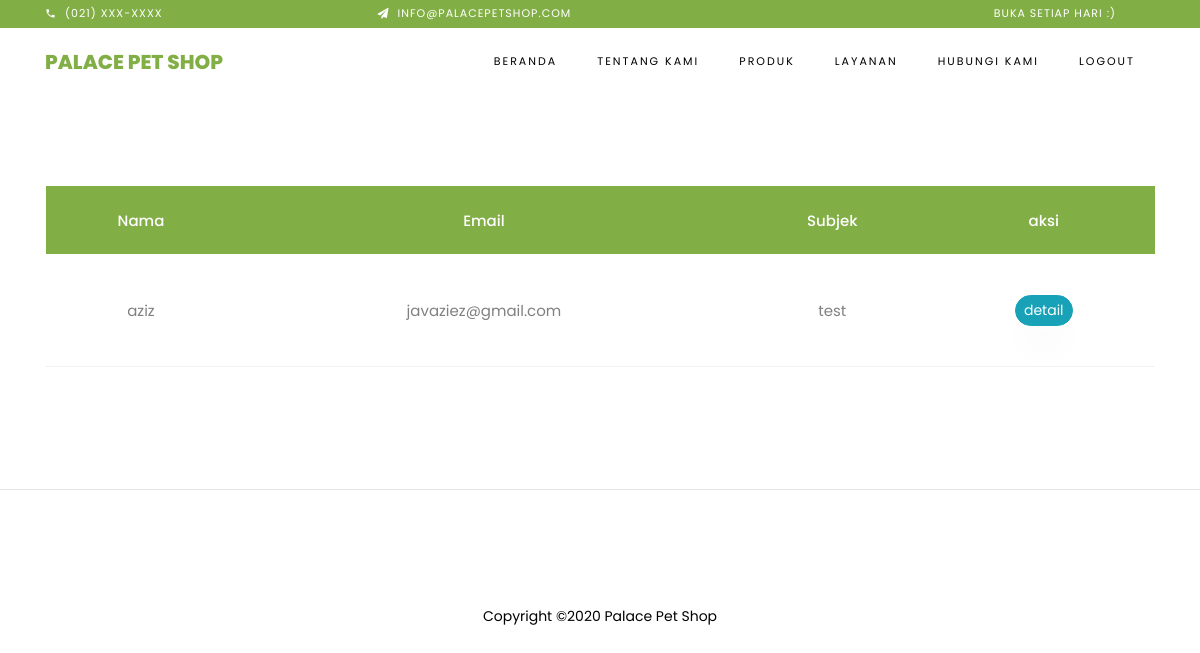
/contact/admin, run on the app's committed database.
### tables this page shows
CREATE TABLE IF NOT EXISTS `mail` (
  `id` int(11) NOT NULL AUTO_INCREMENT,
  `name` varchar(50) NOT NULL,
  `email` varchar(50) NOT NULL,
  `subject` varchar(300) NOT NULL,
  `message` text NOT NULL,
  `date` timestamp NOT NULL DEFAULT CURRENT_TIMESTAMP ON UPDATE CURRENT_TIMESTAMP,
  PRIMARY KEY (`id`)
);

### application/controllers/Contact.php (called while the page is built, shortened)
<?php
class Contact extends CI_Controller {
    public function __construct()
    {
        $this->load->model('m_mail');
    }
    var $limit = 12;
    public function admin($offset = 0)
    {
        $uri_segment=3;
        $offset=$this->uri->segment($uri_segment);
        if(!is_numeric($offset))
            $offset=0;
        $total = $this->m_mail->listMailTotal();
        $rec = $this->m_mail->listMail($this->limit, $offset);
        $this->load->library('pagination');
        $config['base_url'] = base_url().'contact/admin';
        $config['uri_segment'] = 3;
        $config['total_rows'] = $total;
        $config['per_page'] = $this->limit;
        $config['num_links'] = 4;
        $config['first_tag_open'] = '<li>';
        $config['first_tag_close'] = '</li>';
        $config['first_url'] = '&lt;';
        $config['prev_link'] = '<i class="fa fa-long-arrow-left" aria-hidden="true"></i>';
        $config['next_link'] = '<i class="fa fa-long-arrow-right" aria-hidden="true"></i>';
        $config['cur_tag_open'] = '<li class="active"><span>';
        $config['cur_tag_close'] = '</span></li>';
        $this->pagination->initialize($config);
        $data = array(
                'view'              => 'contact/admin',
                'js'                => array(),
                'css'               => array(),
                'title'             => 'Hubungi Kami',
                'rec'		        => $rec,
                'paging'            => $this->pagination->create_links()
        );
        $this->load->view('layout/backend', $data);
    }
}

### index.php (called while the page is built, shortened)
<?php
require_once BASEPATH.'core/CodeIgniter.php';

### application/models/M_mail.php (called while the page is built, shortened)
<?php if ( ! defined('BASEPATH')) exit('No direct script access allowed');
class M_mail extends CI_Model
{
    function listMailTotal()
    {
        $this->db->select('count(id) as jml');
        $this->db->from('mail');
        $rec = $this->db->get();
        return $rec->row()->jml;
    }
    function listMail($limit, $offset)
    {
        $this->db->select("*");
        $this->db->from('mail');
        $this->db->order_by("id desc");
        $this->db->limit($limit, $offset);
        $rec = $this->db->get();
        if ($rec->num_rows() > 0)
            return $rec->result();
        else
            return null;
    }
}

### application/views/contact/admin.php (the view)
<section class="ftco-section ftco-cart">
	<div class="container">
		<div class="row">
			<div class="col-md-12 ftco-animate">
				<div class="cart-list">
					<table class="table">
						<thead class="thead-primary">
							<tr class="text-center">
								<th>Nama</th>
								<th>Email</th>
								<th>Subjek</th>
								<th>aksi</th>
							</tr>
						</thead>
						<tbody>
							<?php
							if($rec!=null)
							{
								foreach($rec as $p)
								{
							?>
								<tr class="text-center">
									<td><?php echo $p->name; ?></td>
									<td><?php echo $p->email; ?></td>
									<td><?php echo $p->subject; ?></td>
									<td class="text-center">
										<a class='btn btn-sm btn-info' href="<?php echo base_url().'contact/detail/'.$p->id; ?>">detail</a>
									</td>
								</tr>
							<?php
								}
							}
							?>
						</tbody>
					</table>
				</div>
			</div>
		</div>
	</div>
</section>

### data on the page
mail: name "aziz", email "javaziez@gmail.com", subject "test"
